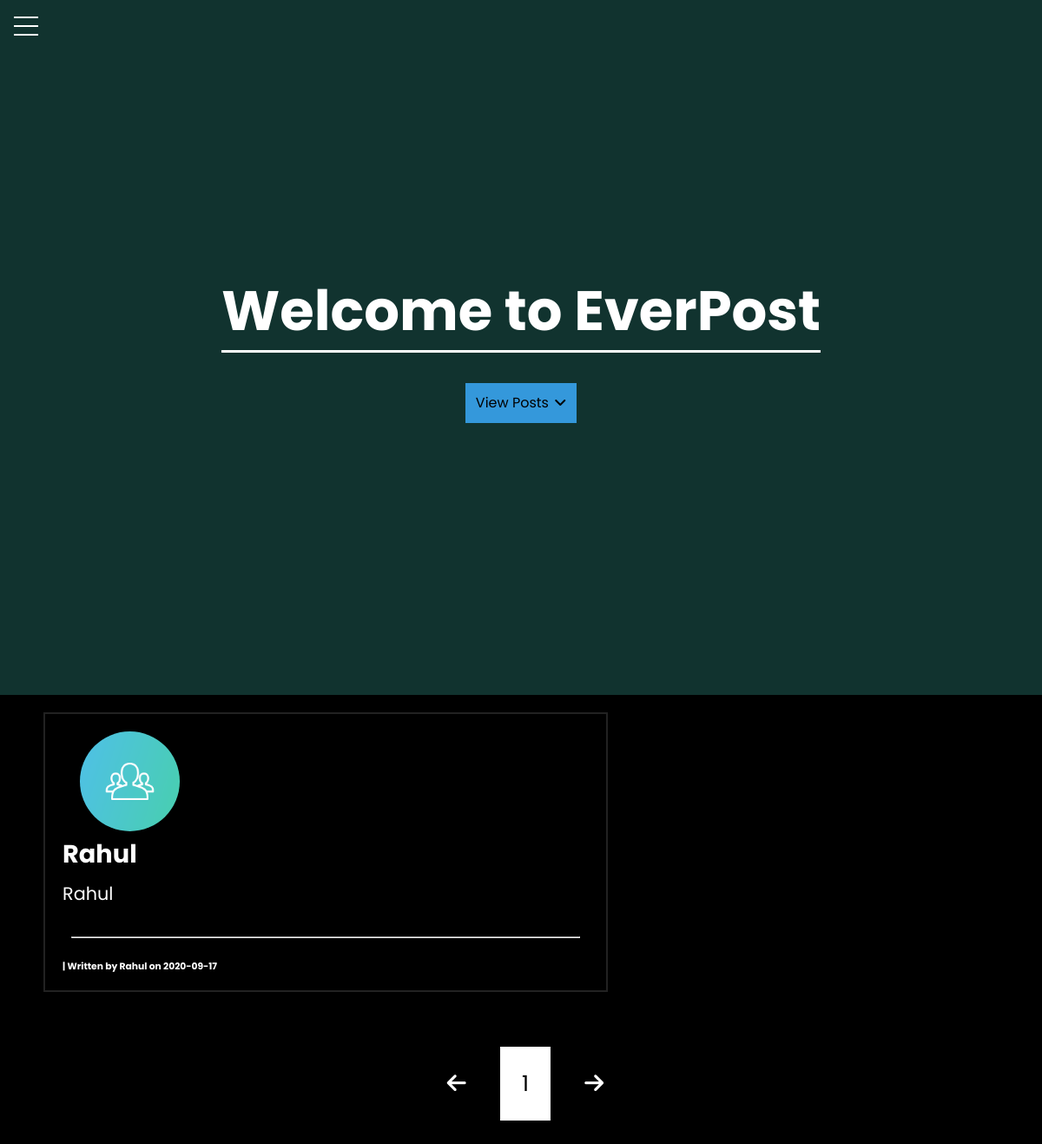
The page /home on the database its author committed.
### flaskblog/models.py (models this page shows, shortened)
class Post(db.Model):
    id = db.Column(db.Integer, primary_key=True)
    title = db.Column(db.String(), nullable=False)
    date_posted = db.Column(db.DateTime, nullable=False,
                            default=datetime.utcnow)
    content = db.Column(db.Text, nullable=False)
    is_verified = db.Column(db.Boolean, default=False)
    is_edited = db.Column(db.Boolean, default=False)
    is_forwarded = db.Column(db.Boolean, default=False)
    views = db.Column(db.Integer, default=0)
    font = db.Column(db.String(30), default="Poppins")
    font_color = db.Column(db.String(20), default="#fff")
    user_id = db.Column(db.Integer, db.ForeignKey("user.id"), nullable=False)

class User(db.Model, UserMixin):
    id = db.Column(db.Integer, primary_key=True, unique=True)
    username = db.Column(db.String(20), unique=True, nullable=False)
    email = db.Column(db.String(120), unique=True, nullable=False)
    image_file = db.Column(db.String(20), nullable=False,
                           default="default.jpg")
    password = db.Column(db.String(60), nullable=False)
    posts = db.relationship("Post", backref="author", lazy=True)

### flaskblog/routes.py (the view)
@app.route("/")
@app.route("/home")
def home():
    page = request.args.get("page", 1, type=int)
    posts = Post.query.order_by(
        Post.date_posted.desc()).paginate(page=page, per_page=5)
    return render_template("index.html", posts=posts, current_user=current_user)

### flaskblog/templates/index.html (shortened to what this page needs)
{% extends "base.html" %} {% block title %}Home{% endblock title %} {% block
content %}
<div class="main">
  <header class="showcase">
    <div class="container showcase-inner">
      <h1>Welcome to EverPost</h1>
      <a href="#posts" class="viewpost-scroll">
        View Posts
        <i class="fas fa-angle-down" style="color: black; margin-left: 2px"></i>
      </a>
    </div>
  </header>
  <div id="posts" class="main">
    {% for post in posts.items %}
    <article class="main" tabindex="1" style="font-family: {{ post.font }}; color: {{ post.font_color }}">
      <a href="{{ url_for('post', post_id=post.id )}}"><img
          src="{{ url_for('static', filename='profile_pics/' + post.author.image_file) }}" class="rounded-profile-pic"
          tabindex="2" /></a>
      <a href="{{ url_for('post', post_id=post.id )}}" class="post-title" tabindex="3">
        <h2 style="font-family: {{ post.font }}; color: {{ post.font_color }}">
          {{ post.title }}
        </h2>
      </a>
      <pre class="post-content" tabindex="4" style="font-family: {{ post.font }}; color: {{ post.font_color }}">
{{ post.content }}</pre>
      <br />
      <hr />
      <a href="{{ url_for('user_post', username=post.author.username) }}" class="post-author" tabindex="5">
        <h6 style="font-family: {{ post.font }}; color: {{ post.font_color }}">
          | Written by {{ post.author.username }} on {{
          post.date_posted.strftime('%Y-%m-%d') }}
        </h6>
      </a>
    </article>
    {% endfor %}
    <br /><br /><br />
    <div class="pagination" id="pgn">
      <span class="dot"><i class="fas fa-arrow-left"></i></span>
      {% for page_num in posts.iter_pages(left_edge=1, right_edge=1,
      left_current=1, right_current=2) %} {% if page_num %} {% if posts.page ==
      page_num %}
      <a href="#pgn" id="current-btn">{{ page_num }}</a>
      {% else %}
      <a class="pagination-btn" href="{{ url_for('home', page=page_num) }}">{{ page_num }}</a>
      {% endif %} {% else %}
      <span class="dot">...</span>
      {% endif %} {% endfor %}
      <span class="dot"><i class="fas fa-arrow-right"></i></span>
    </div>
    <br /><br /><br /><br /><br />
  </div>
</div>
{% endblock content %}

### flaskblog/static/style.css (style rules this page uses)
* { margin: 0px 0px 0px 0px; padding: 0px 0px 0px 0px; box-sizing: border-box; font-family: Poppins, "Poppins", Helveltica, sans-serif; text-decoration: none; color: white; }
body { background-color: black; background-image: linear-gradient( 60deg, rgba(2, 0, 36, 1) 0%, rgba(0, 0, 0, 1) 0% ); background-size: 100%; color: white; font-family: "Poppins", Poppins, sans-serif; line-height: 1.4; }
html { scroll-behavior: smooth; }
h1 { text-align: center; border-bottom: 3px solid white; margin-bottom: 35px; }
article { margin: 20px 500px 20px 50px; border: 2px solid #222; padding: 20px; transition: 0.3s linear; }
pre { line-height: 1.7em; max-width: 65ch; min-width: 20ch; display: block; white-space: pre-wrap; word-break: keep-all; font-size: 1.3rem; }
h6 { font-family: 1.4em; }
hr { margin: 10px; margin-bottom: 25px; }
:root { --primary-color: rgb(44 128 117 / 40%); --overlay-color: rgba(24, 39, 51, 0.85); --menu-speed: 0.75s; }
.container { max-width: 960px; margin: auto; overflow: hidden; padding: 0 3rem; }
.showcase { background-color: var(--primary-color); color: #fff; height: 100vh; position: relative; margin: 0px; padding: 0px; }
.showcase:before { content: ""; background: url("img/homepage-bg.png") no-repeat center center/cover; position: absolute; top: 0; left: 0; width: 100%; height: 100%; z-index: -1; }
.showcase .showcase-inner { display: flex; flex-direction: column; align-items: center; justify-content: center; text-align: center; height: 100%; }
.showcase h1 { font-size: 4rem; }
.viewpost-scroll { padding: 12px; background-color: #3498db; color: black; text-decoration: none; }
.post-title { color: white; padding-bottom: 10px; border-bottom: 1px solid white; transition: 0.2s; }
.post-content { color: white; }
.post-author h6 { min-width: 30ch; }
.rounded-profile-pic { border-radius: 100vw; margin-left: 20px; width: 115px; height: 115px; object-fit: cover; }
.post-author { color: white; }
.pagination { text-align: center; }
.pagination a, .pagination .dot { color: white; background-color: #222; padding: 25px; font-size: 25px; margin-top: 30px; margin-left: 10px; }
.pagination .dot { background-color: black; }
#current-btn { background-color: white; color: black; }
#posts article a h2 { font-size: 1.8em; font-weight: bold; padding-bottom: 5px; text-decoration: none; transition: 0.2s linear; border-bottom: 2px solid black; }

### rows shown on the page
Post: image_file (placeholder picture), title "Rahul", content "Rahul", author.username "Rahul", date_posted "2020-09-17"

### other values the page prints
{{ page_num }} "1"
